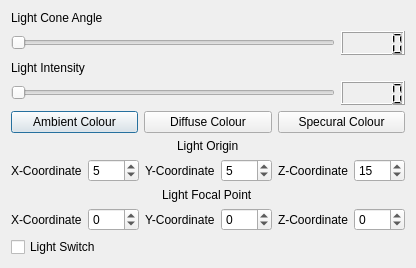
<?xml version="1.0" encoding="UTF-8"?>
<ui version="4.0">
 <class>Edit_Light</class>
 <widget class="QDialog" name="Edit_Light">
  <property name="enabled">
   <bool>true</bool>
  </property>
  <property name="geometry">
   <rect>
    <x>0</x>
    <y>0</y>
    <width>390</width>
    <height>275</height>
   </rect>
  </property>
  <layout class="QGridLayout" name="gridLayout">
   <property name="sizeConstraint">
    <enum>QLayout::SetFixedSize</enum>
   </property>
   <item row="2" column="0">
    <layout class="QHBoxLayout" name="horizontalLayout_3">
     <item>
      <widget class="QCheckBox" name="Light_Switch">
       <property name="text">
        <string>Light Switch</string>
       </property>
       <property name="checked">
        <bool>false</bool>
       </property>
      </widget>
     </item>
     <item>
      <spacer name="horizontalSpacer_2">
       <property name="orientation">
        <enum>Qt::Horizontal</enum>
       </property>
       <property name="sizeHint" stdset="0">
        <size>
         <width>40</width>
         <height>20</height>
        </size>
       </property>
      </spacer>
     </item>
    </layout>
   </item>
   <item row="0" column="0">
    <layout class="QVBoxLayout" name="verticalLayout_3">
     <item>
      <widget class="QLabel" name="label_10">
       <property name="text">
        <string>Light Cone Angle</string>
       </property>
      </widget>
     </item>
     <item>
      <layout class="QVBoxLayout" name="verticalLayout_5">
       <item>
        <layout class="QHBoxLayout" name="horizontalLayout_6">
         <item>
          <widget class="QSlider" name="Light_Cone_Angle">
           <property name="maximum">
            <number>90</number>
           </property>
           <property name="orientation">
            <enum>Qt::Horizontal</enum>
           </property>
          </widget>
         </item>
         <item>
          <widget class="QLCDNumber" name="lcdNumber">
           <property name="minimumSize">
            <size>
             <width>64</width>
             <height>24</height>
            </size>
           </property>
           <property name="maximumSize">
            <size>
             <width>64</width>
             <height>24</height>
            </size>
           </property>
          </widget>
         </item>
        </layout>
       </item>
      </layout>
     </item>
     <item>
      <widget class="QLabel" name="label_9">
       <property name="text">
        <string>Light Intensity</string>
       </property>
      </widget>
     </item>
     <item>
      <layout class="QHBoxLayout" name="horizontalLayout_8">
       <item>
        <widget class="QSlider" name="Light_Intensity">
         <property name="maximum">
          <number>100</number>
         </property>
         <property name="orientation">
          <enum>Qt::Horizontal</enum>
         </property>
        </widget>
       </item>
       <item>
        <widget class="QLCDNumber" name="lcdNumber_2">
         <property name="minimumSize">
          <size>
           <width>64</width>
           <height>24</height>
          </size>
         </property>
         <property name="maximumSize">
          <size>
           <width>64</width>
           <height>24</height>
          </size>
         </property>
        </widget>
       </item>
      </layout>
     </item>
     <item>
      <layout class="QHBoxLayout" name="horizontalLayout_4">
       <item>
        <widget class="QPushButton" name="Ambient_Colour">
         <property name="text">
          <string>Ambient Colour</string>
         </property>
        </widget>
       </item>
       <item>
        <widget class="QPushButton" name="Diffuse_Colour">
         <property name="text">
          <string>Diffuse Colour</string>
         </property>
        </widget>
       </item>
       <item>
        <widget class="QPushButton" name="Specular_Colour">
         <property name="text">
          <string>Specural Colour</string>
         </property>
        </widget>
       </item>
      </layout>
     </item>
     <item>
      <layout class="QVBoxLayout" name="verticalLayout_2">
       <item alignment="Qt::AlignHCenter|Qt::AlignVCenter">
        <widget class="QLabel" name="label_8">
         <property name="text">
          <string>Light Origin</string>
         </property>
        </widget>
       </item>
       <item>
        <layout class="QHBoxLayout" name="horizontalLayout_2">
         <item>
          <widget class="QLabel" name="label_7">
           <property name="text">
            <string>X-Coordinate</string>
           </property>
          </widget>
         </item>
         <item>
          <widget class="QSpinBox" name="Light_X_Coordinate_Origin">
           <property name="minimum">
            <number>-999</number>
           </property>
           <property name="maximum">
            <number>999</number>
           </property>
           <property name="value">
            <number>5</number>
           </property>
          </widget>
         </item>
         <item>
          <widget class="QLabel" name="label_5">
           <property name="text">
            <string>Y-Coordinate</string>
           </property>
          </widget>
         </item>
         <item>
          <widget class="QSpinBox" name="Light_Y_Coordinate_Origin">
           <property name="minimum">
            <number>-999</number>
           </property>
           <property name="maximum">
            <number>999</number>
           </property>
           <property name="value">
            <number>5</number>
           </property>
          </widget>
         </item>
         <item>
          <widget class="QLabel" name="label_6">
           <property name="text">
            <string>Z-Coordinate</string>
           </property>
          </widget>
         </item>
         <item>
          <widget class="QSpinBox" name="Light_Z_Coordinate_Origin">
           <property name="minimum">
            <number>-999</number>
           </property>
           <property name="maximum">
            <number>999</number>
           </property>
           <property name="value">
            <number>15</number>
           </property>
          </widget>
         </item>
        </layout>
       </item>
      </layout>
     </item>
     <item>
      <layout class="QVBoxLayout" name="verticalLayout">
       <item alignment="Qt::AlignHCenter">
        <widget class="QLabel" name="label">
         <property name="text">
          <string>Light Focal Point</string>
         </property>
        </widget>
       </item>
       <item>
        <layout class="QHBoxLayout" name="horizontalLayout">
         <item>
          <widget class="QLabel" name="label_2">
           <property name="text">
            <string>X-Coordinate</string>
           </property>
          </widget>
         </item>
         <item>
          <widget class="QSpinBox" name="Light_X_Coordinate_Focal_Point">
           <property name="minimum">
            <number>-999</number>
           </property>
           <property name="maximum">
            <number>999</number>
           </property>
          </widget>
         </item>
         <item>
          <widget class="QLabel" name="label_3">
           <property name="text">
            <string>Y-Coordinate</string>
           </property>
          </widget>
         </item>
         <item>
          <widget class="QSpinBox" name="Light_Y_Coordinate_Focal_Point">
           <property name="minimum">
            <number>-999</number>
           </property>
           <property name="maximum">
            <number>999</number>
           </property>
          </widget>
         </item>
         <item>
          <widget class="QLabel" name="label_4">
           <property name="text">
            <string>Z-Coordinate</string>
           </property>
          </widget>
         </item>
         <item>
          <widget class="QSpinBox" name="Light_Z_Coordinate_Focal_Point">
           <property name="minimum">
            <number>-999</number>
           </property>
           <property name="maximum">
            <number>999</number>
           </property>
          </widget>
         </item>
        </layout>
       </item>
      </layout>
     </item>
    </layout>
   </item>
  </layout>
 </widget>
 <tabstops>
  <tabstop>Light_X_Coordinate_Origin</tabstop>
  <tabstop>Light_Y_Coordinate_Origin</tabstop>
  <tabstop>Light_Z_Coordinate_Origin</tabstop>
  <tabstop>Light_X_Coordinate_Focal_Point</tabstop>
  <tabstop>Light_Y_Coordinate_Focal_Point</tabstop>
  <tabstop>Light_Z_Coordinate_Focal_Point</tabstop>
 </tabstops>
 <resources/>
 <connections>
  <connection>
   <sender>Light_Cone_Angle</sender>
   <signal>valueChanged(int)</signal>
   <receiver>lcdNumber</receiver>
   <slot>display(int)</slot>
   <hints>
    <hint type="sourcelabel">
     <x>200</x>
     <y>55</y>
    </hint>
    <hint type="destinationlabel">
     <x>345</x>
     <y>49</y>
    </hint>
   </hints>
  </connection>
  <connection>
   <sender>Light_Intensity</sender>
   <signal>valueChanged(int)</signal>
   <receiver>lcdNumber_2</receiver>
   <slot>display(int)</slot>
   <hints>
    <hint type="sourcelabel">
     <x>222</x>
     <y>98</y>
    </hint>
    <hint type="destinationlabel">
     <x>340</x>
     <y>102</y>
    </hint>
   </hints>
  </connection>
 </connections>
</ui>
